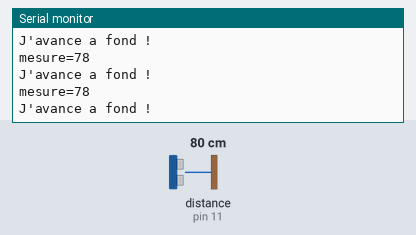
Simulated run of this sketch. Board: Arduino Uno, built with avr-gcc and run on an emulated ATmega328P. Parts: the last lines printed to the serial monitor. Wiring (inferred from the names in the program): ultrasonic range finder: trigger pin 12; echo pin 11. The inputs (shaded band) are chosen by the test bench; at power-on: distance to the obstacle (sensor on pin 11) 80 cm. The echo pulse lasts 58.3 µs per cm.

Above: at 1.2 s.
1.3 s: distance to the obstacle (sensor on pin 11) set to 2 cm
At 2.5 s:
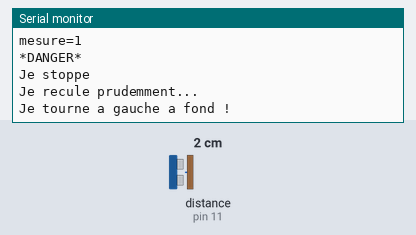
3.1 s: distance to the obstacle (sensor on pin 11) set to 35 cm
At 3.28 s:
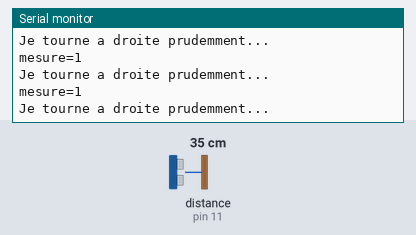
4.8 s: distance to the obstacle (sensor on pin 11) set to 18 cm
At 4.86 s:
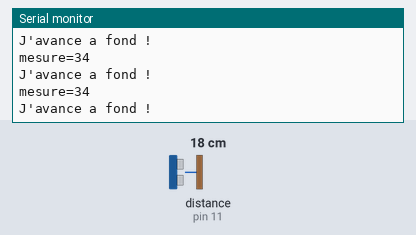
6.7 s: distance to the obstacle (sensor on pin 11) set to 250 cm
At 7.3 s:
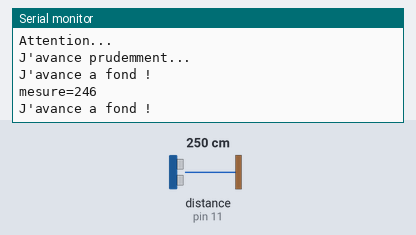
9.7 s: distance to the obstacle (sensor on pin 11) set to 4 cm
At 10.56 s:
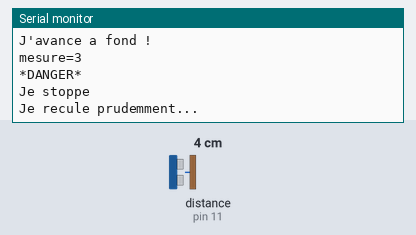
Timing chart, 0 to 12.7 s (numbered marks = the images above; inputs shaded):
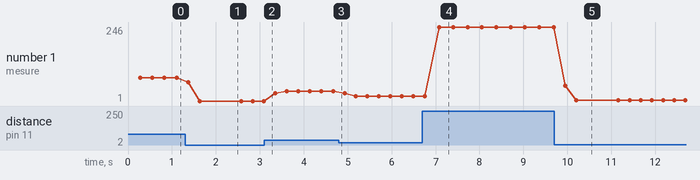

The sketch:

robot-moteur.ino
```cpp
#define PROCHE 20
#define DANGER 10
#define AFOND 200
#define PRUDENT 50
#define NBMESURE 5
#define VSON 59
//initialisation
int pinTrig = 12; //pin numérique utilisé pour le capteur ultrasons.
int pinEcho = 11; //pin numérique utilisé pour le capteur ultrasons.

void setup() {
  Serial.begin(9600);
  pinMode(pinTrig, OUTPUT);
  digitalWrite(pinTrig, LOW);
  pinMode(pinEcho, INPUT);
  avance(AFOND); //on démarre le robot
}

void loop() {
  switch (mesure()){ //utilisation de la condition switch
    case 0: //l'obstacle est dans la zone DANGER
      Serial.println("*DANGER*");
      arret(); // on arrête le robot
      delay(200);
      recule(PRUDENT); // on le fait reculer un peu
      delay(200);
      recherche(); // on recherche la bonne voie
      break;
    case 1: //l'obstacle est dans la zone PROCHE
      Serial.println("Attention...");
      avance(PRUDENT); // on ralentit la vitesse
    default:
      avance(AFOND);
  }
}
//fonctions
int mesure(){
  //fonction qui mesure une distance avec le capteur
  unsigned long mesure = 0; // variable de mesure
  unsigned long cumul = 0; //variable pour la moyenne
  for (int t = 0; t < NBMESURE; t++) { // boucle pour effectuer les mesures

    digitalWrite(pinTrig, HIGH);
    delayMicroseconds(10);
    digitalWrite(pinTrig, LOW);
    mesure = pulseIn(pinEcho, HIGH); // fonction pulseIn qui attend un état haut et renvoie le temps d'attente
    cumul+=mesure; //on cumule les mesures
    delay(50); //attente obligatoire entre deux mesures
  }
  mesure=cumul/NBMESURE; //on calcule la moyenne des mesures
  mesure=mesure/VSON;//on transforme en cm
  Serial.print("mesure=");
  Serial.println(mesure);
  if (mesure<=DANGER){//on teste si l'obstacle est dans la zone DANGER
    return 0; //si oui, on retourne le code de danger
  }
  else if (mesure>DANGER && mesure<=PROCHE){//on teste s'il est dans la zone PROCHE
    return 1; //si oui, on retourne le code de proche
  }
  return 2; // on retourne le code de sans risque
}
void recherche(){
  //fonction pour rechercher un passage
  tourneGauche(AFOND); //on positionne le robot à gauche (facultatif)
  delay (300);
  int etat=0; //variable de test de possibilité d'avancer
  while (etat!=2){ // tant que la distance n'est pas suffisante
    etat=mesure(); // on effectue la mesure
    tourneDroite(PRUDENT); //on fait tourner le robot
  }
  Serial.println("La voie est libre !");
  //retour au programme principal
}
void arret(){
  Serial.println("Je stoppe");
  //fonction d'arrêt des moteurs
}
void avance(int v){
  Serial.print("J'avance");
  affiche(v);
  //fonctin de mise en route des deux moteurs dans le sens avant
  // on utilise la variable v pour le pilotage PWM
}
void recule(int v){
  Serial.print("Je recule");
  affiche(v);
  //fonctin de mise en route des deux moteurs dans le sens arrière
  // on utilise la variable v pour le pilotage PWM
}
void tourneDroite(int v){
  Serial.print("Je tourne a droite");
  affiche(v);
  //fonction de rotation à droite : un moteur dans un sens, l'autre dans le sens opposé
  // on utilise la variable v pour le pilotage PWM
}
void tourneGauche(int v){
  Serial.print("Je tourne a gauche");
  affiche(v);
  //fonction de rotation à gauche : un moteur dans un sens, l'autre dans le sens opposé
  // on utilise la variable v pour le pilotage PWM
}
void affiche(int v){
  //fonction complémentaire d'affichage
  if (v==AFOND){
    Serial.println(" a fond !");
  }
  else{
    Serial.println(" prudemment...");
  }
}
```

Measured:
- after the input at 1.3 s, the serial monitor: prints a new line after 0.08 s (image 1)
- after the input at 6.7 s, the serial monitor: prints a new line after 0.38 s (image 4)
- after the input at 9.7 s, the serial monitor: prints a new line after 0.25 s (image 5)
- plotted number 1: 78 → 1 after the input at 1.3 s, 1 → 34 after the input at 3.1 s, 34 → 17 after the input at 4.8 s, 17 → 246 after the input at 6.7 s, 246 → 3 after the input at 9.7 s
